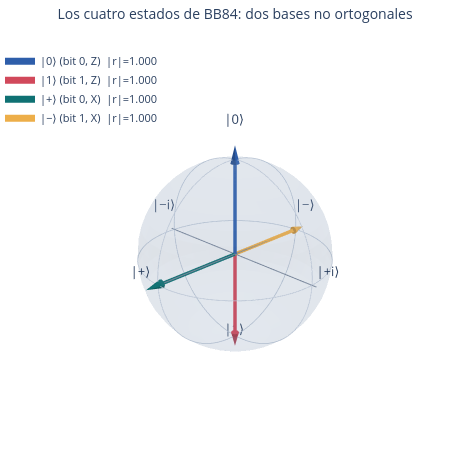

The cell this chart's notebook holds for it:
### Markdown cell above
---
# 1. El problema

Cifrar un mensaje es fácil si Alice y Bob ya comparten una clave secreta.
Con
una clave **tan larga como el mensaje, usada una sola vez** (el *one-time
pad*), el cifrado es **demostrablemente irrompible**: Shannon lo probó en
1949.
El texto cifrado no contiene absolutamente ninguna información sobre el
mensaje.

El problema nunca fue cifrar. Es **cómo se ponen de acuerdo en la clave**
sin
que un tercero la vea.

La criptografía clásica lo resuelve con problemas computacionalmente duros
—RSA con factorización, Diffie-Hellman con logaritmos discretos— y eso deja
dos flancos abiertos:

1. **Nadie demostró que sean duros.** Un avance en teoría de números podría
   romperlos mañana.
2. **Shor los rompe** (notebook `09`), cuando haya hardware. Y hay una
amenaza
   concreta hoy: *store now, decrypt later* — guardar tráfico cifrado ahora
   para descifrarlo en veinte años.

BB84 no se apoya en dureza computacional. Se apoya en que **medir
perturba**,
que no es una conjetura.

---
# 2. El protocolo

Alice y Bob tienen un **canal cuántico** (fibra, o el aire) y un **canal
clásico público autenticado** (internet: cualquiera lo escucha, pero nadie
puede hacerse pasar por otro).

**Por cada bit de clave candidata:**

| paso | quién | qué hace |
|---|---|---|
| 1 | Alice | elige un **bit** al azar (0 o 1) y una **base** al azar (Z o X) |
| 2 | Alice | prepara el qubit correspondiente y lo manda |
| 3 | Bob | elige una **base** al azar, mide, anota |

Los cuatro estados posibles son:

| bit | base Z | base X |
|---|---|---|
| 0 | $\|0\rangle$ | $\|+\rangle$ |
| 1 | $\|1\rangle$ | $\|-\rangle$ |

**Después, por el canal público:**

| paso | qué |
|---|---|
| 4 | anuncian las **bases** (nunca los bits) y descartan las rondas donde no coincidieron: la **criba**. Sobrevive ~50 % |
| 5 | sacrifican una muestra al azar de las que quedan y comparan **bits**: eso da el **QBER** |
| 6 | si el QBER es bajo, el resto es la clave. Si es alto, **abortan** |

### Por qué funciona

Los cuatro estados **no son mutuamente ortogonales**: $|0\rangle$ y
$|+\rangle$ tienen solapamiento $1/\sqrt2$. Y estados no ortogonales **no se
pueden distinguir con certeza**, ni clonar. Eve no tiene ninguna estrategia
que le dé información sin perturbar: es un teorema, no una limitación
técnica.

La visualización del `01` sirve acá tal cual: los cuatro estados son cuatro
puntos sobre el ecuador y el eje $z$ de la esfera de Bloch, y medir en la
base
equivocada es preguntarle a un punto del ecuador cuánto vale su $z$.

### Code cell
def preparar(bit: int, base: int) -> QuantumCircuit:
    """base 0 = Z (|0>,|1>), base 1 = X (|+>,|->)."""
    qc = QuantumCircuit(1)
    if bit:
        qc.x(0)
    if base:
        qc.h(0)
    return qc


fig, ejes = plt.subplots(1, 4, figsize=(12, 2.5))
etiquetas = [(0, 0, r"bit 0, base Z: $|0\rangle$"), (1, 0, r"bit 1, base Z: $|1\rangle$"),
             (0, 1, r"bit 0, base X: $|+\rangle$"), (1, 1, r"bit 1, base X: $|-\rangle$")]
for ax, (bit, base, txt) in zip(ejes, etiquetas):
    utils.discos_qubits(Statevector(preparar(bit, base)), ax=ax, etiquetas=["qubit"],
                        titulo=txt)
utils.layout(fig)
plt.show()

utils.bloch_plotly({t: utils.bloch_de_estado(preparar(b, ba))
                    for b, ba, t in [(0, 0, "|0⟩ (bit 0, Z)"), (1, 0, "|1⟩ (bit 1, Z)"),
                                     (0, 1, "|+⟩ (bit 0, X)"), (1, 1, "|−⟩ (bit 1, X)")]},
                   titulo="Los cuatro estados de BB84: dos bases no ortogonales",
                   tamano=470).show()

print("Solapamientos entre estados de bases distintas:")
for (b1, ba1, t1) in etiquetas[:2]:
    for (b2, ba2, t2) in etiquetas[2:]:
        s = abs(Statevector(preparar(b1, ba1)).inner(Statevector(preparar(b2, ba2))))
        print(f"  |⟨{t1.split(': ')[1]}|{t2.split(': ')[1]}⟩| = {s:.4f}")
print("\nNinguno es 0: no son ortogonales, así que no se distinguen con certeza.")

### Figure 1 — Plotly figure (JSON) as saved in the notebook; plotly's stock layout.template omitted (floating-point values rounded to 4 significant figures; data arrays with more than 128 entries replaced by an {"elided": "..."} marker saying what was removed)
{"data": [{"colorscale": [[0, "#8fa6c4"], [1, "#8fa6c4"]], "hoverinfo": "skip", "opacity": 0.13, "showscale": false, "type": "surface", "x": {"elided": "36x24 float values"}, "y": {"elided": "36x24 float values"}, "z": {"elided": "36x24 float values"}}, {"hoverinfo": "skip", "line": {"color": "#b9c4d4", "width": 1.5}, "mode": "lines", "showlegend": false, "type": "scatter3d", "x": [1.0, 0.9978, 0.9913, 0.9804, 0.9652, 0.9458, 0.9223, 0.8947, 0.8633, 0.828, 0.7891, 0.7468, 0.7012, 0.6526, 0.6011, 0.5469, 0.4904, 0.4318, 0.3712, 0.309, 0.2455, 0.1809, 0.1155, 0.04958, -0.01653, -0.08258, -0.1483, -0.2133, -0.2774, -0.3403, -0.4017, -0.4613, -0.519, -0.5743, -0.6272, -0.6773, -0.7244, -0.7684, -0.809, -0.8461, -0.8795, -0.909, -0.9346, -0.956, -0.9733, -0.9864, -0.9951, -0.9995, -0.9995, -0.9951, -0.9864, -0.9733, -0.956, -0.9346, -0.909, -0.8795, -0.8461, -0.809, -0.7684, -0.7244, -0.6773, -0.6272, -0.5743, -0.519, -0.4613, -0.4017, -0.3403, -0.2774, -0.2133, -0.1483, -0.08258, -0.01653, 0.04958, 0.1155, 0.1809, 0.2455, 0.309, 0.3712, 0.4318, 0.4904, 0.5469, 0.6011, 0.6526, 0.7012, 0.7468, 0.7891, 0.828, 0.8633, 0.8947, 0.9223, 0.9458, 0.9652, 0.9804, 0.9913, 0.9978, 1.0], "y": [0.0, 0.06609, 0.1319, 0.1971, 0.2615, 0.3247, 0.3865, 0.4466, 0.5048, 0.5607, 0.6142, 0.665, 0.7129, 0.7577, 0.7992, 0.8372, 0.8715, 0.902, 0.9286, 0.9511, 0.9694, 0.9835, 0.9933, 0.9988, 0.9999, 0.9966, 0.9889, 0.977, 0.9608, 0.9403, 0.9158, 0.8872, 0.8548, 0.8186, 0.7789, 0.7357, 0.6894, 0.64, 0.5878, 0.533, 0.4759, 0.4168, 0.3558, 0.2933, 0.2294, 0.1646, 0.09905, 0.03306, -0.03306, -0.09905, -0.1646, -0.2294, -0.2933, -0.3558, -0.4168, -0.4759, -0.533, -0.5878, -0.64, -0.6894, -0.7357, -0.7789, -0.8186, -0.8548, -0.8872, -0.9158, -0.9403, -0.9608, -0.977, -0.9889, -0.9966, -0.9999, -0.9988, -0.9933, -0.9835, -0.9694, -0.9511, -0.9286, -0.902, -0.8715, -0.8372, -0.7992, -0.7577, -0.7129, -0.665, -0.6142, -0.5607, -0.5048, -0.4466, -0.3865, -0.3247, -0.2615, -0.1971, -0.1319, -0.06609, -2.449e-16], "z": [0.0, 0.0, 0.0, 0.0, 0.0, 0.0, 0.0, 0.0, 0.0, 0.0, 0.0, 0.0, 0.0, 0.0, 0.0, 0.0, 0.0, 0.0, 0.0, 0.0, 0.0, 0.0, 0.0, 0.0, 0.0, 0.0, 0.0, 0.0, 0.0, 0.0, 0.0, 0.0, 0.0, 0.0, 0.0, 0.0, 0.0, 0.0, 0.0, 0.0, 0.0, 0.0, 0.0, 0.0, 0.0, 0.0, 0.0, 0.0, 0.0, 0.0, 0.0, 0.0, 0.0, 0.0, 0.0, 0.0, 0.0, 0.0, 0.0, 0.0, 0.0, 0.0, 0.0, 0.0, 0.0, 0.0, 0.0, 0.0, 0.0, 0.0, 0.0, 0.0, 0.0, 0.0, 0.0, 0.0, 0.0, 0.0, 0.0, 0.0, 0.0, 0.0, 0.0, 0.0, 0.0, 0.0, 0.0, 0.0, 0.0, 0.0, 0.0, 0.0, 0.0, 0.0, 0.0, 0.0]}, {"hoverinfo": "skip", "line": {"color": "#b9c4d4", "width": 1.5}, "mode": "lines", "showlegend": false, "type": "scatter3d", "x": [1.0, 0.9978, 0.9913, 0.9804, 0.9652, 0.9458, 0.9223, 0.8947, 0.8633, 0.828, 0.7891, 0.7468, 0.7012, 0.6526, 0.6011, 0.5469, 0.4904, 0.4318, 0.3712, 0.309, 0.2455, 0.1809, 0.1155, 0.04958, -0.01653, -0.08258, -0.1483, -0.2133, -0.2774, -0.3403, -0.4017, -0.4613, -0.519, -0.5743, -0.6272, -0.6773, -0.7244, -0.7684, -0.809, -0.8461, -0.8795, -0.909, -0.9346, -0.956, -0.9733, -0.9864, -0.9951, -0.9995, -0.9995, -0.9951, -0.9864, -0.9733, -0.956, -0.9346, -0.909, -0.8795, -0.8461, -0.809, -0.7684, -0.7244, -0.6773, -0.6272, -0.5743, -0.519, -0.4613, -0.4017, -0.3403, -0.2774, -0.2133, -0.1483, -0.08258, -0.01653, 0.04958, 0.1155, 0.1809, 0.2455, 0.309, 0.3712, 0.4318, 0.4904, 0.5469, 0.6011, 0.6526, 0.7012, 0.7468, 0.7891, 0.828, 0.8633, 0.8947, 0.9223, 0.9458, 0.9652, 0.9804, 0.9913, 0.9978, 1.0], "y": [0.0, 0.0, 0.0, 0.0, 0.0, 0.0, 0.0, 0.0, 0.0, 0.0, 0.0, 0.0, 0.0, 0.0, 0.0, 0.0, 0.0, 0.0, 0.0, 0.0, 0.0, 0.0, 0.0, 0.0, 0.0, 0.0, 0.0, 0.0, 0.0, 0.0, 0.0, 0.0, 0.0, 0.0, 0.0, 0.0, 0.0, 0.0, 0.0, 0.0, 0.0, 0.0, 0.0, 0.0, 0.0, 0.0, 0.0, 0.0, 0.0, 0.0, 0.0, 0.0, 0.0, 0.0, 0.0, 0.0, 0.0, 0.0, 0.0, 0.0, 0.0, 0.0, 0.0, 0.0, 0.0, 0.0, 0.0, 0.0, 0.0, 0.0, 0.0, 0.0, 0.0, 0.0, 0.0, 0.0, 0.0, 0.0, 0.0, 0.0, 0.0, 0.0, 0.0, 0.0, 0.0, 0.0, 0.0, 0.0, 0.0, 0.0, 0.0, 0.0, 0.0, 0.0, 0.0, 0.0], "z": [0.0, 0.06609, 0.1319, 0.1971, 0.2615, 0.3247, 0.3865, 0.4466, 0.5048, 0.5607, 0.6142, 0.665, 0.7129, 0.7577, 0.7992, 0.8372, 0.8715, 0.902, 0.9286, 0.9511, 0.9694, 0.9835, 0.9933, 0.9988, 0.9999, 0.9966, 0.9889, 0.977, 0.9608, 0.9403, 0.9158, 0.8872, 0.8548, 0.8186, 0.7789, 0.7357, 0.6894, 0.64, 0.5878, 0.533, 0.4759, 0.4168, 0.3558, 0.2933, 0.2294, 0.1646, 0.09905, 0.03306, -0.03306, -0.09905, -0.1646, -0.2294, -0.2933, -0.3558, -0.4168, -0.4759, -0.533, -0.5878, -0.64, -0.6894, -0.7357, -0.7789, -0.8186, -0.8548, -0.8872, -0.9158, -0.9403, -0.9608, -0.977, -0.9889, -0.9966, -0.9999, -0.9988, -0.9933, -0.9835, -0.9694, -0.9511, -0.9286, -0.902, -0.8715, -0.8372, -0.7992, -0.7577, -0.7129, -0.665, -0.6142, -0.5607, -0.5048, -0.4466, -0.3865, -0.3247, -0.2615, -0.1971, -0.1319, -0.06609, -2.449e-16]}, {"hoverinfo": "skip", "line": {"color": "#b9c4d4", "width": 1.5}, "mode": "lines", "showlegend": false, "type": "scatter3d", "x": [0.0, 0.0, 0.0, 0.0, 0.0, 0.0, 0.0, 0.0, 0.0, 0.0, 0.0, 0.0, 0.0, 0.0, 0.0, 0.0, 0.0, 0.0, 0.0, 0.0, 0.0, 0.0, 0.0, 0.0, 0.0, 0.0, 0.0, 0.0, 0.0, 0.0, 0.0, 0.0, 0.0, 0.0, 0.0, 0.0, 0.0, 0.0, 0.0, 0.0, 0.0, 0.0, 0.0, 0.0, 0.0, 0.0, 0.0, 0.0, 0.0, 0.0, 0.0, 0.0, 0.0, 0.0, 0.0, 0.0, 0.0, 0.0, 0.0, 0.0, 0.0, 0.0, 0.0, 0.0, 0.0, 0.0, 0.0, 0.0, 0.0, 0.0, 0.0, 0.0, 0.0, 0.0, 0.0, 0.0, 0.0, 0.0, 0.0, 0.0, 0.0, 0.0, 0.0, 0.0, 0.0, 0.0, 0.0, 0.0, 0.0, 0.0, 0.0, 0.0, 0.0, 0.0, 0.0, 0.0], "y": [1.0, 0.9978, 0.9913, 0.9804, 0.9652, 0.9458, 0.9223, 0.8947, 0.8633, 0.828, 0.7891, 0.7468, 0.7012, 0.6526, 0.6011, 0.5469, 0.4904, 0.4318, 0.3712, 0.309, 0.2455, 0.1809, 0.1155, 0.04958, -0.01653, -0.08258, -0.1483, -0.2133, -0.2774, -0.3403, -0.4017, -0.4613, -0.519, -0.5743, -0.6272, -0.6773, -0.7244, -0.7684, -0.809, -0.8461, -0.8795, -0.909, -0.9346, -0.956, -0.9733, -0.9864, -0.9951, -0.9995, -0.9995, -0.9951, -0.9864, -0.9733, -0.956, -0.9346, -0.909, -0.8795, -0.8461, -0.809, -0.7684, -0.7244, -0.6773, -0.6272, -0.5743, -0.519, -0.4613, -0.4017, -0.3403, -0.2774, -0.2133, -0.1483, -0.08258, -0.01653, 0.04958, 0.1155, 0.1809, 0.2455, 0.309, 0.3712, 0.4318, 0.4904, 0.5469, 0.6011, 0.6526, 0.7012, 0.7468, 0.7891, 0.828, 0.8633, 0.8947, 0.9223, 0.9458, 0.9652, 0.9804, 0.9913, 0.9978, 1.0], "z": [0.0, 0.06609, 0.1319, 0.1971, 0.2615, 0.3247, 0.3865, 0.4466, 0.5048, 0.5607, 0.6142, 0.665, 0.7129, 0.7577, 0.7992, 0.8372, 0.8715, 0.902, 0.9286, 0.9511, 0.9694, 0.9835, 0.9933, 0.9988, 0.9999, 0.9966, 0.9889, 0.977, 0.9608, 0.9403, 0.9158, 0.8872, 0.8548, 0.8186, 0.7789, 0.7357, 0.6894, 0.64, 0.5878, 0.533, 0.4759, 0.4168, 0.3558, 0.2933, 0.2294, 0.1646, 0.09905, 0.03306, -0.03306, -0.09905, -0.1646, -0.2294, -0.2933, -0.3558, -0.4168, -0.4759, -0.533, -0.5878, -0.64, -0.6894, -0.7357, -0.7789, -0.8186, -0.8548, -0.8872, -0.9158, -0.9403, -0.9608, -0.977, -0.9889, -0.9966, -0.9999, -0.9988, -0.9933, -0.9835, -0.9694, -0.9511, -0.9286, -0.902, -0.8715, -0.8372, -0.7992, -0.7577, -0.7129, -0.665, -0.6142, -0.5607, -0.5048, -0.4466, -0.3865, -0.3247, -0.2615, -0.1971, -0.1319, -0.06609, -2.449e-16]}, {"hoverinfo": "skip", "line": {"color": "#7a879b", "width": 2}, "mode": "lines", "showlegend": false, "type": "scatter3d", "x": [1.05, -1.05], "y": [0, 0], "z": [0, 0]}, {"hoverinfo": "skip", "mode": "text", "showlegend": false, "text": ["|+⟩", "|−⟩"], "textfont": {"size": 13}, "type": "scatter3d", "x": [1.186, -1.186], "y": [0.0, 0.0], "z": [0.0, 0.0]}, {"hoverinfo": "skip", "line": {"color": "#7a879b", "width": 2}, "mode": "lines", "showlegend": false, "type": "scatter3d", "x": [0, 0], "y": [1.05, -1.05], "z": [0, 0]}, {"hoverinfo": "skip", "mode": "text", "showlegend": false, "text": ["|+i⟩", "|−i⟩"], "textfont": {"size": 13}, "type": "scatter3d", "x": [0.0, 0.0], "y": [1.186, -1.186], "z": [0.0, 0.0]}, {"hoverinfo": "skip", "line": {"color": "#7a879b", "width": 2}, "mode": "lines", "showlegend": false, "type": "scatter3d", "x": [0, 0], "y": [0, 0], "z": [1.05, -1.05]}, {"hoverinfo": "skip", "mode": "text", "showlegend": false, "text": ["|0⟩", "|1⟩"], "textfont": {"size": 13}, "type": "scatter3d", "x": [0.0, 0.0], "y": [0.0, 0.0], "z": [1.186, -1.186]}, {"hovertemplate": "|0⟩ (bit 0, Z)<br>r=(0.000, 0.000, 1.000)<br>|r|=1.000<extra></extra>", "line": {"color": "#2E5EAA", "width": 7}, "mode": "lines", "name": "|0⟩ (bit 0, Z)  |r|=1.000", "type": "scatter3d", "x": [0, 0.0], "y": [0, 0.0], "z": [0, 1.0]}, {"colorscale": [[0, "#2E5EAA"], [1, "#2E5EAA"]], "hoverinfo": "skip", "showscale": false, "sizemode": "absolute", "sizeref": 0.18, "type": "cone", "u": [0.0], "v": [0.0], "w": [0.18], "x": [0.0], "y": [0.0], "z": [1.0]}, {"hovertemplate": "|1⟩ (bit 1, Z)<br>r=(0.000, 0.000, -1.000)<br>|r|=1.000<extra></extra>", "line": {"color": "#D1495B", "width": 7}, "mode": "lines", "name": "|1⟩ (bit 1, Z)  |r|=1.000", "type": "scatter3d", "x": [0, 0.0], "y": [0, 0.0], "z": [0, -1.0]}, {"colorscale": [[0, "#D1495B"], [1, "#D1495B"]], "hoverinfo": "skip", "showscale": false, "sizemode": "absolute", "sizeref": 0.18, "type": "cone", "u": [0.0], "v": [0.0], "w": [-0.18], "x": [0.0], "y": [0.0], "z": [-1.0]}, {"hovertemplate": "|+⟩ (bit 0, X)<br>r=(1.000, 0.000, 0.000)<br>|r|=1.000<extra></extra>", "line": {"color": "#0F7173", "width": 7}, "mode": "lines", "name": "|+⟩ (bit 0, X)  |r|=1.000", "type": "scatter3d", "x": [0, 1.0], "y": [0, 0.0], "z": [0, 0.0]}, {"colorscale": [[0, "#0F7173"], [1, "#0F7173"]], "hoverinfo": "skip", "showscale": false, "sizemode": "absolute", "sizeref": 0.18, "type": "cone", "u": [0.18], "v": [0.0], "w": [0.0], "x": [1.0], "y": [0.0], "z": [0.0]}, {"hovertemplate": "|−⟩ (bit 1, X)<br>r=(-1.000, 0.000, 0.000)<br>|r|=1.000<extra></extra>", "line": {"color": "#EDAE49", "width": 7}, "mode": "lines", "name": "|−⟩ (bit 1, X)  |r|=1.000", "type": "scatter3d", "x": [0, -1.0], "y": [0, 0.0], "z": [0, 0.0]}, {"colorscale": [[0, "#EDAE49"], [1, "#EDAE49"]], "hoverinfo": "skip", "showscale": false, "sizemode": "absolute", "sizeref": 0.18, "type": "cone", "u": [-0.18], "v": [0.0], "w": [0.0], "x": [-1.0], "y": [0.0], "z": [0.0]}], "layout": {"height": 470, "legend": {"font": {"size": 11}, "x": 0, "y": 0.98}, "margin": {"b": 0, "l": 0, "r": 0, "t": 38}, "scene": {"aspectmode": "cube", "camera": {"eye": {"x": 1.35, "y": 1.35, "z": 0.85}}, "xaxis": {"range": [-1.3, 1.3], "showbackground": false, "showgrid": false, "showticklabels": false, "title": {"text": ""}, "zeroline": false}, "yaxis": {"range": [-1.3, 1.3], "showbackground": false, "showgrid": false, "showticklabels": false, "title": {"text": ""}, "zeroline": false}, "zaxis": {"range": [-1.3, 1.3], "showbackground": false, "showgrid": false, "showticklabels": false, "title": {"text": ""}, "zeroline": false}}, "showlegend": true, "title": {"font": {"size": 14}, "text": "Los cuatro estados de BB84: dos bases no ortogonales", "x": 0.5}, "width": 470}}
